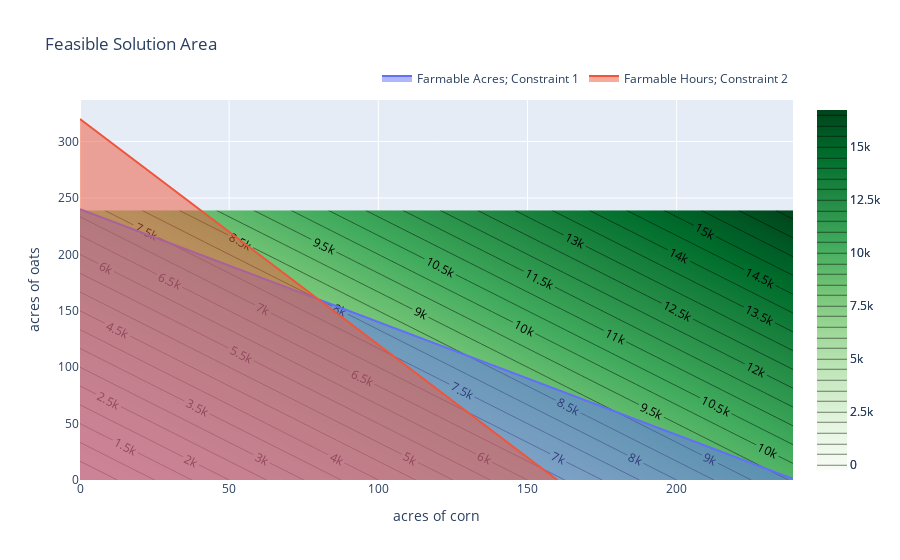

Notebook cell for this chart:
### Code cell
fig.add_contour(
    # add the profit as a z value (need to feed it transposed to match up the axes and coords)
    z = profit.T,
    colorscale = 'Greens',
    #contours_coloring = 'lines',
    #line_width = 2,
    name = 'Profit Margins',
    contours = dict(
        coloring = 'heatmap',
        showlabels = True,
        start = 0,
        end = np.max(profit),
        # 500 increments
        size = 500
    ),
)
fig

### Figure 1 — Plotly figure (JSON) as saved in the notebook; plotly's stock layout.template omitted (floating-point values rounded to 4 significant figures; data arrays with more than 128 entries replaced by an {"elided": "..."} marker saying what was removed)
{"data": [{"fill": "tozeroy", "name": "Farmable Acres; Constraint 1", "type": "scatter", "x": {"elided": "240 int values"}, "y": {"elided": "240 int values"}}, {"fill": "tozeroy", "name": "Farmable Hours; Constraint 2", "type": "scatter", "x": {"elided": "320 int values"}, "y": {"elided": "161 int values"}}, {"colorscale": [[0, "rgb(247,252,245)"], [0.125, "rgb(229,245,224)"], [0.25, "rgb(199,233,192)"], [0.375, "rgb(161,217,155)"], [0.5, "rgb(116,196,118)"], [0.625, "rgb(65,171,93)"], [0.75, "rgb(35,139,69)"], [0.875, "rgb(0,109,44)"], [1, "rgb(0,68,27)"]], "contours": {"coloring": "heatmap", "end": 16730, "showlabels": true, "size": 500, "start": 0}, "name": "Profit Margins", "type": "contour", "x": {"elided": "240 int values"}, "y": {"elided": "240 int values"}, "z": {"elided": "240x240 int values"}}, {"colorscale": [[0, "rgb(247,252,245)"], [0.125, "rgb(229,245,224)"], [0.25, "rgb(199,233,192)"], [0.375, "rgb(161,217,155)"], [0.5, "rgb(116,196,118)"], [0.625, "rgb(65,171,93)"], [0.75, "rgb(35,139,69)"], [0.875, "rgb(0,109,44)"], [1, "rgb(0,68,27)"]], "contours": {"coloring": "heatmap", "end": 16730, "showlabels": true, "size": 500, "start": 0}, "name": "Profit Margins", "type": "contour", "z": {"elided": "240x240 int values"}}], "layout": {"legend": {"orientation": "h", "x": 1, "xanchor": "right", "y": 1.02, "yanchor": "bottom"}, "showlegend": true, "title": {"text": "Feasible Solution Area"}, "xaxis": {"title": {"text": "acres of corn"}}, "yaxis": {"title": {"text": "acres of oats"}}}}
